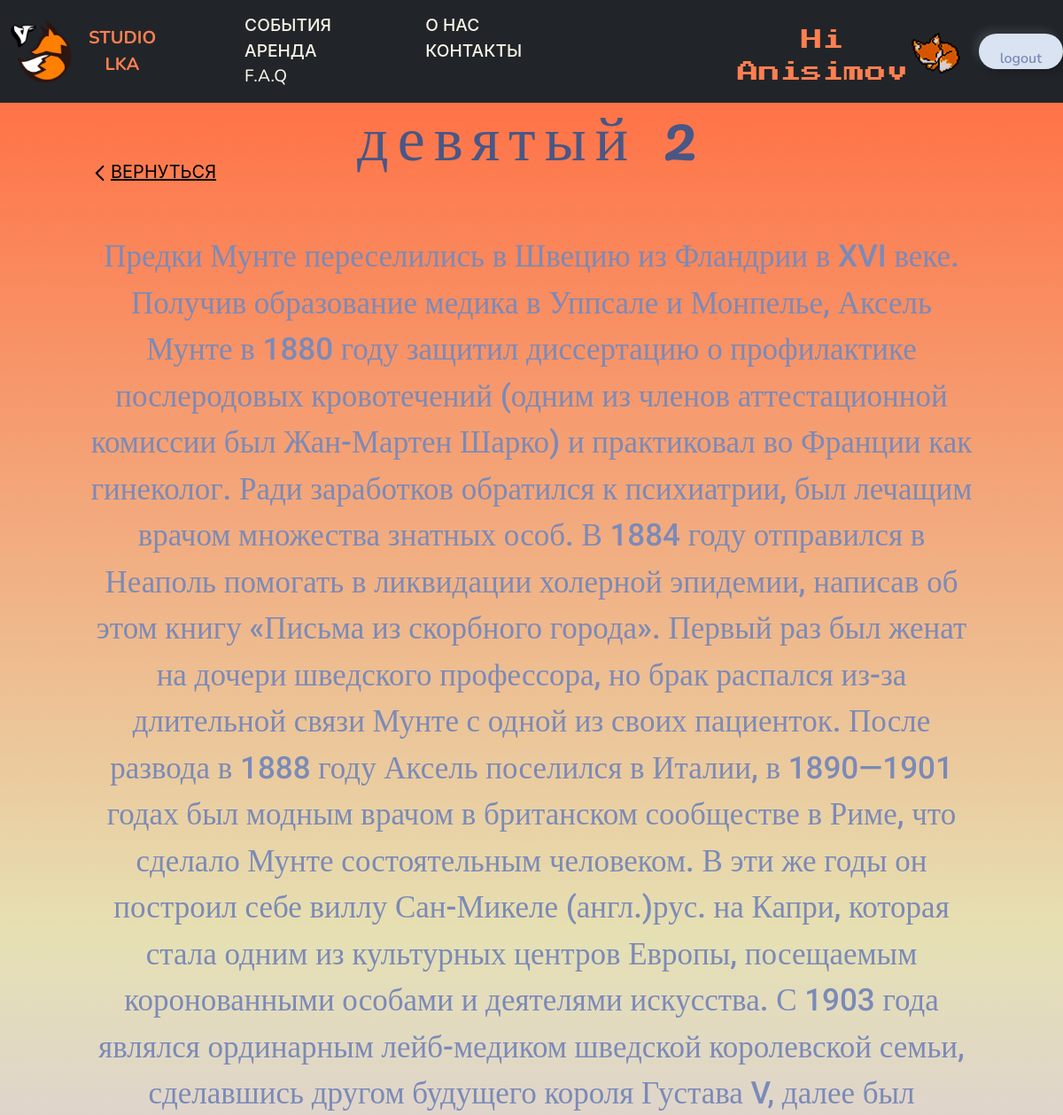
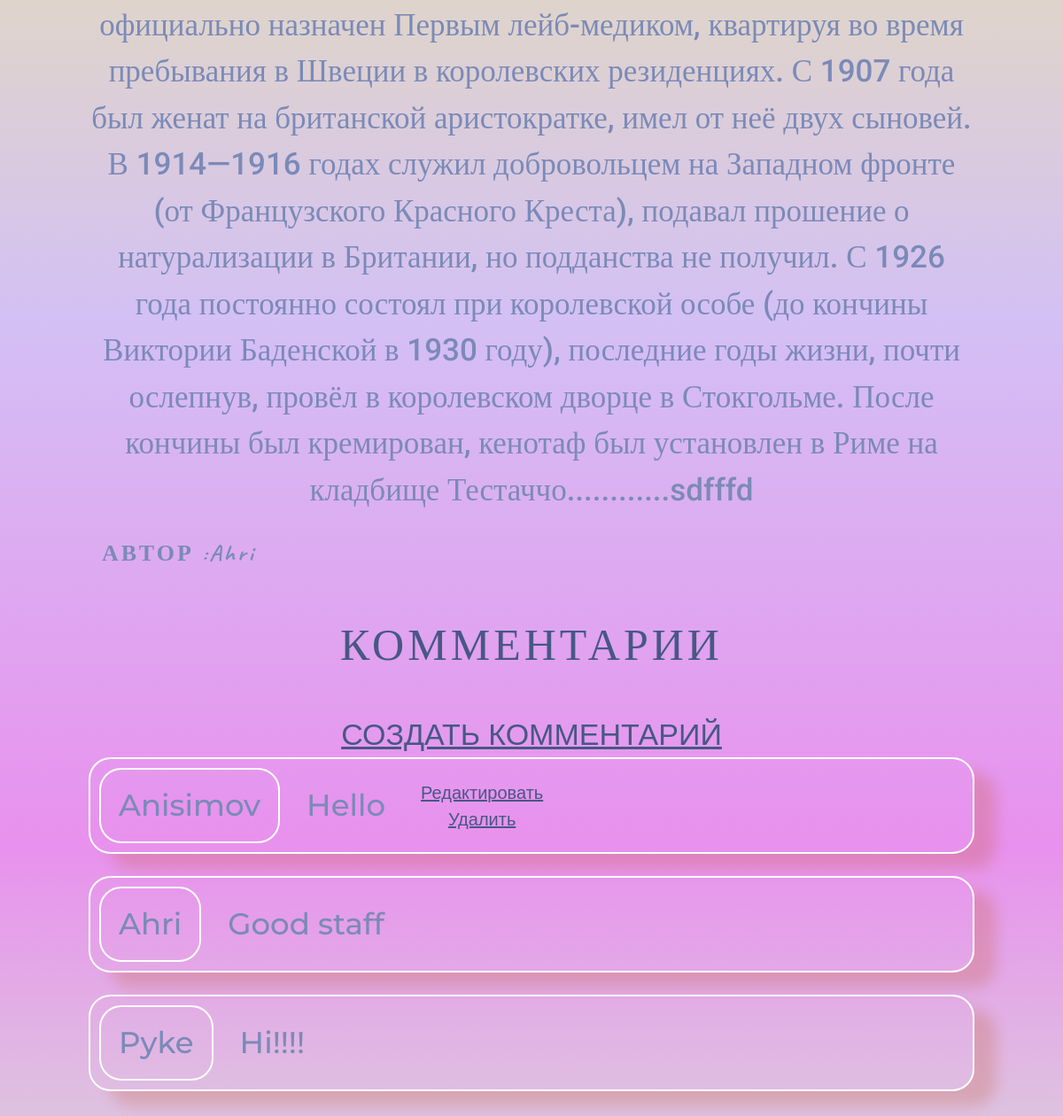
The app's page /blogs/3/ (signed in) with its own data (2 pictures, top to bottom).
### blog/models.py (models this page shows, shortened)
class Post(models.Model):
    title = models.CharField(max_length=200)
    author = models.ForeignKey('auth.User', on_delete=models.CASCADE)
    body = models.TextField()

class Comment(models.Model):
    atricle = models.ForeignKey(Post, on_delete=models.CASCADE, related_name='comments')
    comment = models.CharField(max_length=140)
    author = models.ForeignKey(
        'auth.User',
        on_delete=models.CASCADE,
    )
    def __str__(self):
        return self.comment

### blog/views.py (the view)
# urls.py: path('blogs/<int:pk>/', views.BlogDetailView.as_view(), name='post_detail'),
class BlogDetailView(DetailView):
    model = Post
    template_name = 'post_detail.html'

### templates/post_detail.html (shortened to what this page needs)
<!DOCTYPE html>
{% extends 'base.html' %}
{% load static %}
    {% block content %}
<body class="blog-body">
<section class="post-page">
    <div class="back">
        <a href="{% url 'main_post' %}"><img class="img-back" src="{% static 'IMG/svgs/back.svg' %}" width="25px" height="25px"></a>
        <a href="{% url 'main_post' %}" class="back-page">ВЕРНУТЬСЯ</a>
    </div>
      <div class="blog-new-style">
            <div class="post-detail">
                <h2 class="detail-title"> {{ post.title }} </h2>
                <p class="detail-body"> {{ post.body }} </p>
                <p class="posts-author">АВТОР :{{ post.author }}</p>
                <div class="comments_list">
                    <h1 class="comment_title">КОММЕНТАРИИ</h1>
                    <a href="{% url 'comment_new' post.pk %}"> СОЗДАТЬ КОММЕНТАРИЙ</a>
                    {% for comment in post.comments.all %}
                    <div class="outline_comment">
                            <p>
                                <div class="author_box">
                                    <span class="comment_author">{{ comment.author }} </span>
                                </div>
                                <div class="comments_style">
                                    <p class="comment_text" >{{ comment }}</p>
                                </div>
                            </p>
                            {% if user.is_authenticated %}
                                {% if user.id == comment.author.id %}
                                    <div class="properties">
                                        <a href="{% url 'comment_edit' comment.pk %}">Редактировать</a>
                                        <a href="{% url 'comment_del' comment.pk %}">Удалить</a>
                                    </div>
                                {% endif %}
                            {% endif %}
                        </div>
                    {% endfor %}
                </div>
            </div>
    </div>
</section>
</body>
   {% endblock content %}

### templates/base.html (shortened to what this page needs)
<!DOCTYPE html>
{% load static %}
<html lang="en">
<head>
    {% block css %}
        <link rel="stylesheet" href="{% static 'css/reg_body.css' %}">
        <link rel="stylesheet" href="{% static 'css/base_header.css' %}">
        <link rel="stylesheet" href="{% static 'css/registration.css' %}">
        <link rel="stylesheet" href="{% static 'css/about.css' %}">
        <link rel="stylesheet" href="{% static 'css/blog_style.css' %}">
        <link rel="stylesheet" href="{% static 'css/home_style.css' %}">
        <link rel="stylesheet" href="{% static 'css/contacts.css' %}">
        <link rel="stylesheet" href="{% static 'css/FAQ.css' %}">
        <link rel="stylesheet" href="{% static 'css/gallary.css' %}">
    {% endblock %}
    <link rel="stylesheet" href="https://maxcdn.bootstrapcdn.com/bootstrap/4.0.0/css/bootstrap.min.css"/>
    <link rel="stylesheet" href="css/bootstrap.min.css">
</head>
<body>
 <header>
     <nav class="navbar navbar-expand-md navbar-dark bg-dark mb-5">
         <div class="logo_text_header">
             <a href="{% url 'home' %}"><img src="{% static 'IMG/LOGO/FOXLOGODIS.png' %}" width="100" height="100" alt="Фото студи для аренды"></a>
             <a href="{% url 'home' %}" class="Logo_text">STUDIO <br> LKA</a>
         </div>
         <div class="collapse_nav collapse navbar-collapse" id="navbarCollapse">
            <div class="nav-block">
                <a class="nav_links" href="{% url 'main_post' %}">СОБЫТИЯ</a>
                <a class="nav_links" href="{% url 'about_page' %}">о нас</a>
                <div class="rent" >Аренда
                </div>
                <a class="nav_links" href="{% url 'contacts_page' %}" >контакты
                </a>
                <a class="nav_links" href="{% url 'FAQ_page' %}">F.A.Q</a>
            </div>
              <div class="auth-block">
                  {% if user.is_authenticated %}
                      <div class="logout-box" >
                          <p class="user_name">Hi {{ user.username}} <img src="{% static 'IMG/foxes/red-sleep-fox.png' %}" width="60px" height="60px"></p>
                          <a class="logout-link btn btn-outline-secondary" href="{% url 'logout' %}">logout</a>
                      </div>
                  {% endif %}
              </div>
         </div>
     </nav>
 </header>
    <div class="container-reg">
        {% block content %}
        {% endblock content %}
    </div>
</body>
</html>

### static/css/reg_body.css (style rules this page uses)
.container-reg { display: flex; flex-direction: column; width: 100%; box-sizing: border-box; height: 100%; z-index: 0; }

### static/css/base_header.css (style rules this page uses)
* { margin: 0; padding: 0; -webkit-box-sizing: border-box; box-sizing: border-box; }
header { width: 100%; height: 100px; background: #272727; position: fixed; z-index: 3; }
.Logo_text { font-size: 20px; text-align: center; text-decoration: none; margin-top: 20px; font-weight: bold; color: coral; }
.nav_links { color: #f6f4e6; text-decoration: none; font-size: 1.2em; text-transform: uppercase; font-weight: 500; display: inline-block; width: 80px; margin-right: 120px; -webkit-transition: all 0.2s ease-in-out; transition: all 0.2s ease-in-out; }
.collapse_nav { display: flex; justify-content: space-between; padding: 0 0 0 100px; }
.rent { color: #f6f4e6; text-decoration: none; font-size: 1.2em; text-transform: uppercase; font-weight: 500; display: inline-block; width: 80px; margin-right: 120px; -webkit-transition: all 0.2s ease-in-out; transition: all 0.2s ease-in-out; }
.logo_text_header { display: flex; width: 200px; height: 100px; }
.logout-box { display: flex; justify-content: center; height: 100px; }
.logout-link { height: 40px; margin: 30px 0 0 20px; }
.user_name { display: flex; flex-wrap: nowrap; align-items: center; color: coral; font-family: 'Press Start 2P', cursive; font-size: 24px; text-align: center; margin-top: 25px; margin-right: auto; }

### static/css/about.css (style rules this page uses)
* { margin: 0; padding: 0; -webkit-box-sizing: border-box; box-sizing: border-box; }

### static/css/blog_style.css (style rules this page uses)
* { margin: 0; padding: 0; -webkit-box-sizing: border-box; box-sizing: border-box; }
.blog-body { min-height: 100%; }
.post-page { position: relative; top: 110px; width: 100%; height: 100%; min-height: 900px; padding: 0 100px 0 100px ; text-align: center; background-image: linear-gradient(180deg, #FF7246 0%, rgba(239, 222, 133, 0.572917) 36.98%, rgba(208, 170, 246, 0.62) 59.05%, rgba(255, 22, 232, 0.4) 82.29%, #D9D9D9 100%); }
.detail-title { font-size: 70px; font-family: 'Pacifico'; letter-spacing: 10px; }
.detail-body { font-size: 35px; font-family: 'Roboto'; font-weight: 500; margin: 70px 0 0 0; }
.back { position: absolute; top: 70px; display: flex; width: 100px; height: 50px; }
.back-page { color: black; font-size: 20px; transition-duration: 0.5s; }
.img-back { margin: 3px 0 0 0; }
.posts-author { font-size: 26px; font-family: 'Caveat'; font-weight: bold; letter-spacing: 3px; text-align: left; margin: 25px 0 0 15px; }
.comments_list { font-size: 34px; font-family: "Montserrat", sans-serif; font-weight: 500; }
.author_box { margin: 10px 30px 10px 10px; border: 2px solid white; border-radius: 25px; padding: 15px 20px 15px 20px; }
.comment_title { font-family: 'Pacifico'; font-size: 50px; letter-spacing: 4px; margin: 50px 0 50px 0; }
.outline_comment { display: flex; align-items: center; border: 2px solid white; border-radius: 25px; margin-bottom: 25px ; box-shadow: 24px 17px 16px 0px rgba(184, 69, 7, 0.2); }
.comment_text { margin: 0; }
.comments_style { margin-right: 40px; }
.properties { display: flex; font-size: 20px; flex-direction: column; }

### static/css/home_style.css (style rules this page uses)
* { margin: 0; padding: 0; -webkit-box-sizing: border-box; box-sizing: border-box; }

### static/css/contacts.css (style rules this page uses)
* { margin: 0; padding: 0; -webkit-box-sizing: border-box; box-sizing: border-box; }

### static/css/gallary.css (style rules this page uses)
* { margin: 0; padding: 0; -webkit-box-sizing: border-box; box-sizing: border-box; }

### records on screen
Post: title "девятый 2", body "Предки Мунте переселились в Швецию из Фландрии в XVI веке. Получив образование медика в Уппсале и Монпелье, Аксель Мунте в 1880 году защитил диссертацию о профилактике послеродовых кровотечений (одним из членов аттестационной комиссии был Жан-Мартен Шарко) и практиковал во Франции как гинеколог. Ради заработков обратился к психиатрии, был лечащим врачом множества знатных особ. В 1884 году отправился в Неаполь помогать в ликвидации холерной эпидемии, написав об этом книгу «Письма из скорбного города». Первый раз был женат на дочери шведского профессора, но брак распался из-за длительной связи Мунте с одной из своих пациенток. После развода в 1888 году Аксель поселился в Италии, в 1890—1901…", author "Ahri"
Comment: author "Anisimov", comment "Hello", shows "Редактировать"
Comment: author "Ahri", comment "Good staff"
Comment: author "Pyke", comment "Hi!!!!"

### other values on screen
{{ user.username }} "Anisimov"
